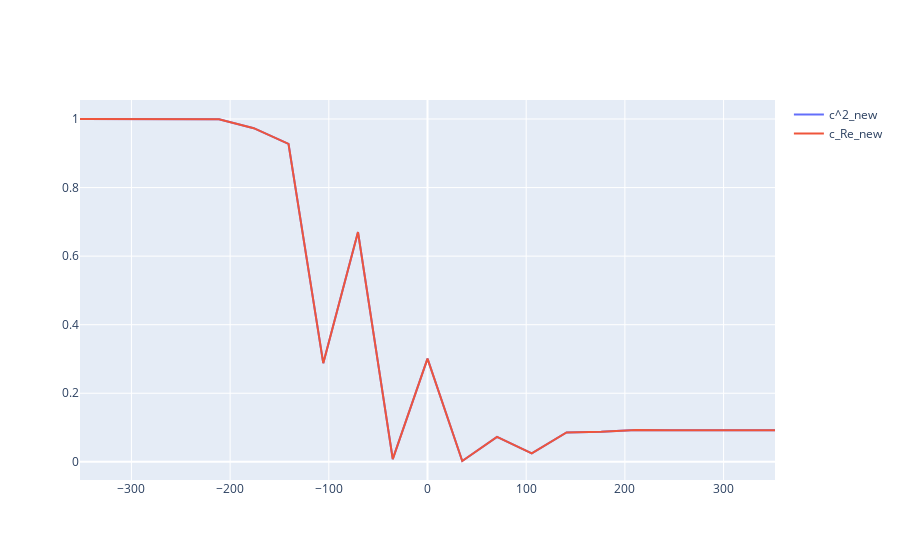

Notebook code for this chart:
### Markdown cell above
## Very strong Pulse

### Code cell
col_strong=["Time", "CPU", "<Ovr(Phi.Eta.Rn.Rn)>", "<H0>",
    "<Occ{H0:0}>", "<Occ{H0:1}>", "<Occ{H0:2}>", "<Occ{H0:3}>", "<Occ{H0:4}>", "<Occ{H0:5}>",
    "Re{<H0:0|psi>}", "Re{<H0:1|psi>}", "Re{<H0:2|psi>}", "Re{<H0:3|psi>}", "Re{<H0:4|psi>}", "Re{<H0:5|psi>}",
    "Imag{<H0:0|psi>}", "Imag{<H0:1|psi>}", "Imag{<H0:2|psi>}", "Imag{<H0:3|psi>}", "Imag{<H0:4|psi>}", "Imag{<H0:5|psi>}"
]
df_strong=pd.read_csv("/home/user/BachelorThesis/trecxcoefftests/tiptoe_short/0339/expec", sep="\s+", header=8)
#shift every column name by one and remove the first column
df_strong.columns = df_strong.columns[1:].tolist() + [""]
#remove last column
df_strong = df_strong.iloc[:, :-1]
df_strong.columns = col_strong



# df_normal = pd.read_csv("/home/user/BachelorThesis/trecxcoefftests/tiptoe_short/normal_trecx/expec", delim_whitespace=True, header=8)
# df_normal.columns = df_normal.columns[1:].tolist() + [""]
# #remove last column
# df_normal = df_normal.iloc[:, :-1]



fig = go.Figure()
#fig.add_trace(go.Scatter(x=np.array(df_strong["Time"]), y=np.array(df_strong["<Occ{H0:0}>"]), mode='lines', name='c^2'))
fig.add_trace(go.Scatter(x=np.array(df_strong["Time"]), y  =np.sqrt(df_strong["Re{<H0:0|psi>}"]**2+df_strong["Imag{<H0:5|psi>}"]**2), mode='lines', name='c^2_new'))
fig.add_trace(go.Scatter(x=np.array(df_strong["Time"]), y=np.array(df_strong["Re{<H0:0|psi>}"]), mode='lines', name='c_Re_new'))
#fig.add_trace(go.Scatter(x=np.array(df_strong["Time"]), y=np.array(df_normal["<Occ{H0:5}>"]), mode='lines', name='c^2_old'))
#fig.add_trace(go.Scatter(x=np.array(df_strong["Time"]), y=np.array(df_strong["Imag{<H0:1|psi>}"]), mode='lines', name='c^2_new'))
# warum ist Re(H0:0|psi) gleich c^2_old? ich dachte in occ wird c^2 berechnet aberscheinabr nur Re(c)
fig.show()

### Figure 1 — Plotly figure (JSON) as saved in the notebook; plotly's stock layout.template omitted (floating-point values rounded to 4 significant figures)
{"data": [{"mode": "lines", "name": "c^2_new", "type": "scatter", "x": [-352.1, -316.9, -281.7, -246.5, -211.2, -176.0, -140.8, -105.6, -70.41, -35.2, 0.01291, 35.22, 70.43, 105.6, 140.9, 176.1, 211.3, 246.5, 281.7, 316.9, 352.1], "y": [1, 1.0, 1.0, 1.0, 0.9991, 0.9732, 0.9274, 0.2877, 0.6702, 0.008022, 0.3012, 0.002421, 0.07261, 0.02494, 0.08573, 0.08804, 0.09259, 0.09231, 0.09231, 0.09231, 0.09231]}, {"mode": "lines", "name": "c_Re_new", "type": "scatter", "x": [-352.1, -316.9, -281.7, -246.5, -211.2, -176.0, -140.8, -105.6, -70.41, -35.2, 0.01291, 35.22, 70.43, 105.6, 140.9, 176.1, 211.3, 246.5, 281.7, 316.9, 352.1], "y": [1, 1.0, 1.0, 1.0, 0.9991, 0.9732, 0.9274, 0.2877, 0.6702, 0.008022, 0.3012, 0.002421, 0.07261, 0.02494, 0.08573, 0.08804, 0.09259, 0.09231, 0.09231, 0.09231, 0.09231]}], "layout": {}}
